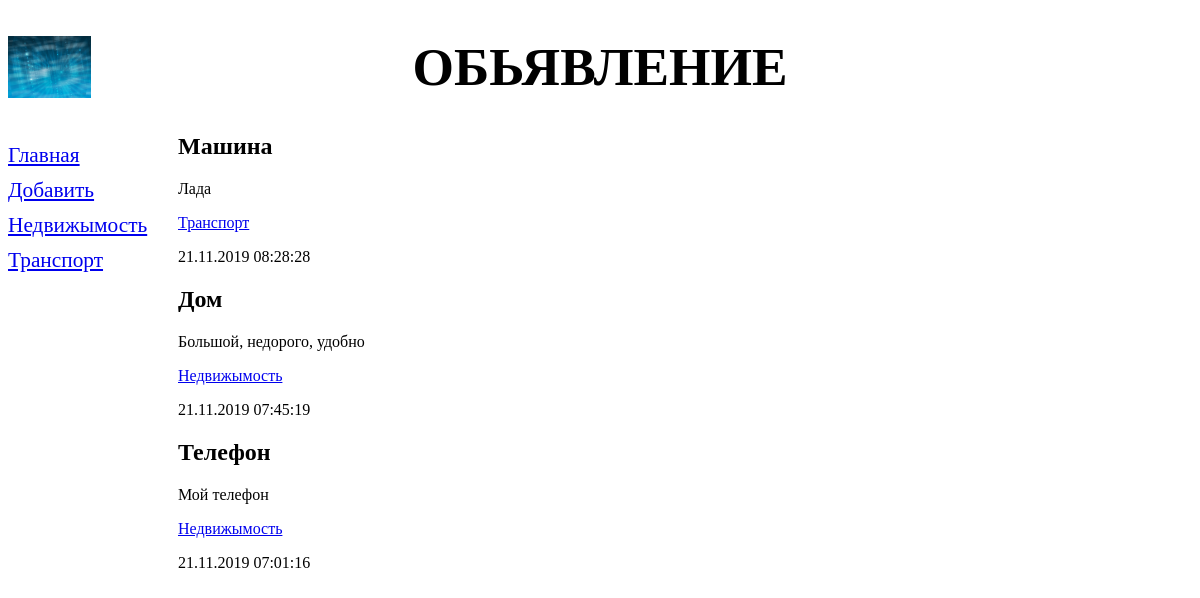
Page /bboard/ on the earlier database version.
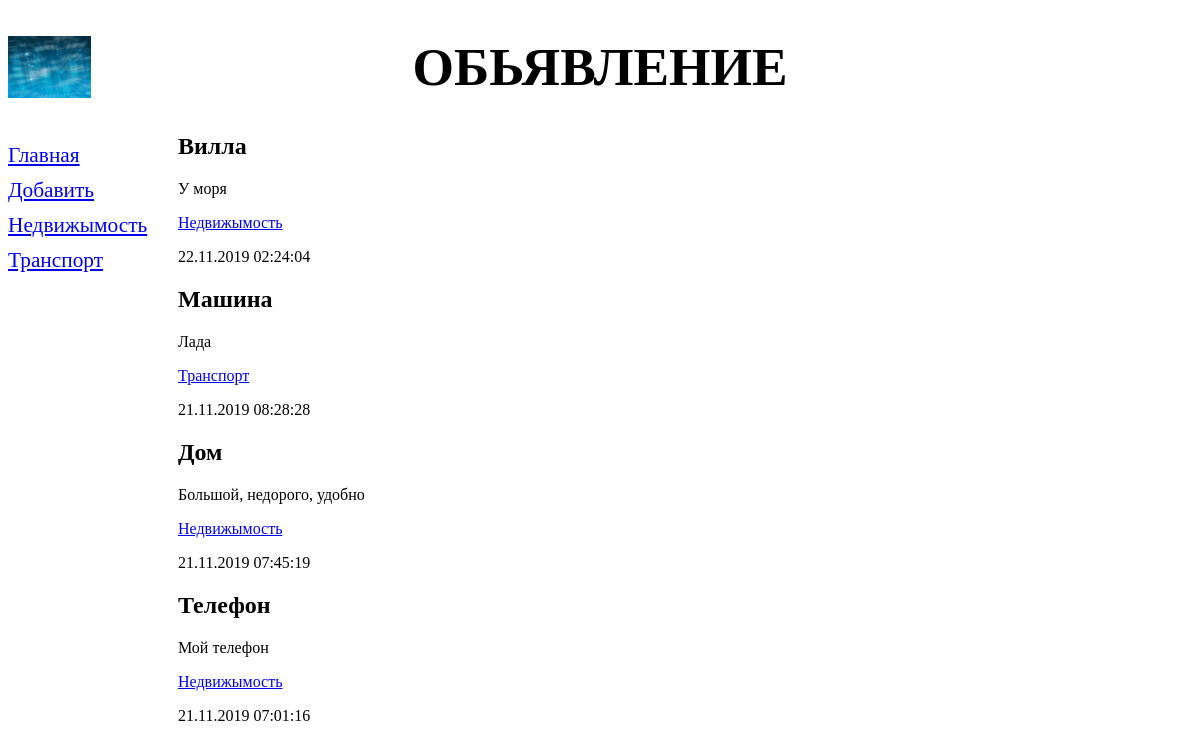
Same page on the later database version.
### bboard/models.py (models this page shows, shortened)
class Rubric(models.Model):
    name = models.CharField(max_length=20, db_index=True, verbose_name='Название')
    class Meta:
        verbose_name_plural = 'Рубрики'
        verbose_name = 'Рубрика'
        ordering = ['name']

class Bb(models.Model):
    title = models.CharField(max_length=50, verbose_name='Товар')
    content = models.TextField(null=True, blank=True, verbose_name='Описание')
    price = models.FloatField(null=True, blank=True, verbose_name='Цена')
    published = models.DateTimeField(auto_now_add=True, db_index=True, verbose_name='Опубликовано')
    rubric = models.ForeignKey('Rubric', null=True, on_delete=models.PROTECT, verbose_name='Рубрика')
    class Meta:
        verbose_name_plural = 'Обьявления'
        verbose_name = 'Обьявление'
        ordering = ['-published']

### bboard/views.py (the view)
# urls.py: path('', index, name='index'),
def index(request):
    bbs = Bb.objects.all()
    rubrics = Rubric.objects.all()
    context = {'bbs': bbs, 'rubrics': rubrics}
    return render(request, 'bboard/index.html', context)

### bboard/templates/bboard/index.html
{% extends "layout/basic.html" %}
{% block content %}
{% for bb in bbs %}
<div class="b">
    <h2>{{ bb.title }}</h2>
    <p>{{ bb.content }}</p>
    <p><a href="{% url 'by_rubric' bb.rubric.pk %}">{{ bb.rubric.name }}</a> </p>
    <p>{{ bb.published|date:"d.m.Y H:i:s" }}</p>
</div>
{% endfor %}
{% endblock %}

### bboard/templates/layout/basic.html (shortened to what this page needs)
{% load static %}
<!DOCTYPE html>
<html lang="en">
    <head>
        <link rel="stylesheet" type="text/css" href="{% static 'bboard/style.css' %}">
    </head>
    <body>
        <header>
            <h1>Обьявление</h1>
        </header>
        <nav>
            <a href="{% url 'index' %}">Главная</a>
            <a href="{% url 'add' %}">Добавить</a>
            {% for rubric in rubrics %}
            <a href="{% url 'by_rubric' rubric.pk %}">{{ rubric.name }}</a>
            {% endfor %}
        </nav>
        <section>
            {% block content %}
            {% endblock %}
        </section>
    </body>
</html>

### bboard/static/bboard/style.css (style rules this page uses)
header h1 { font-size: 40pt; text-transform: uppercase; text-align: center; background: url("bg.jpg") left/ auto 100% no-repeat; }
nav { font-size: 16pt; width: 150px; float: left; }
nav a { display: block; margin: 10px 0; }
section { margin-left: 170px; }

Differences in the rows shown:
added Bb: title "Вилла", content "У моря", rubric.name "Недвижымость", published "22.11.2019 02:24:04"
